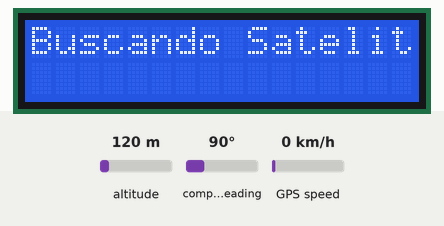
A sketch run on a simulated Arduino Uno, built with avr-gcc and run on an emulated ATmega328P. Shown: 16×2 character LCD. The inputs (shaded band) are chosen by the test bench; at power-on: altitude 120 m, compass heading 90°, GPS speed 0 km/h. The GPS gets a fix after 3 s at 37.7749, -122.4194 with 8 satellites; what the sketch prints to the serial monitor is not drawn.

Above: at 0.1 s.
At 1.1 s:
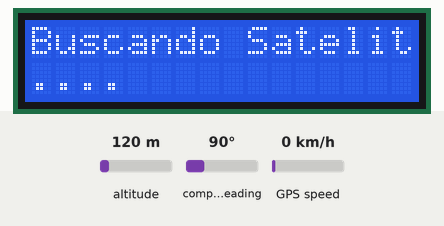
At 4.2 s:
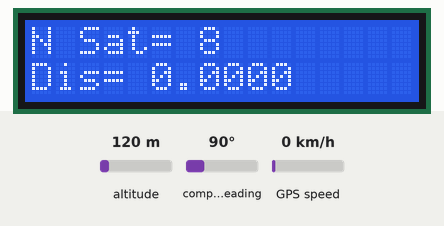

Measured:
- what the display in image 1 shows lasts 3.0 s, from 1.1 s to 4.1 s

The sketch:

LCD_keypad_GPS-DistanciasOK.ino
```cpp
#include <LiquidCrystal.h>    //Funciones del LCD
#include <SoftwareSerial.h>
#include <TinyGPS.h>

TinyGPS gps;
SoftwareSerial softSerial(3, 2);

//Indica a la librería los pines de conexión del shield
LiquidCrystal lcd(8, 9, 4, 5, 6, 7);


//Varables para leer las teclas y el ADC
int lcd_key     = 0;
int adc_key_in  = 0;

//Contantes para identificar las teclas
#define btnDERECHA      0
#define btnARRIBA      1
#define btnABAJO       2
#define btnIZQUIERDA   3
#define btnSELECT      4
#define btnNADA        5

//Función que lee las teclas
int read_LCD_buttons()
{
 adc_key_in = analogRead(0);      // Leer la entrada analógica

 //Las teclas se conectan a un divisor resistivo que produce distintos valores de tensión según la tecla pulsada

 if (adc_key_in > 1000) return btnNADA; //Si no hay ninguna tecla pulsada, sale para demorar menos tiempo

 if (adc_key_in < 50)   return btnDERECHA;
 if (adc_key_in < 195)  return btnARRIBA;
 if (adc_key_in < 380)  return btnABAJO;
 if (adc_key_in < 555)  return btnIZQUIERDA;
 if (adc_key_in < 790)  return btnSELECT;

 return btnNADA;  // No debería llegar aquí, pero por las dudas retorna este valor.
}


void setup() {
  // Inicializaciones
  Serial.begin(115200);
  softSerial.begin(9600);
  lcd.begin(16, 2);                 //LCD de 16 columnas y 2 filas
  lcd.clear();                      //Borrar la pantalla
  lcd.setCursor(0, 0);              //Llevar el cursor al inicio
  lcd.print("Buscando Satelites:");

}

void loop() {
  // Bucle principal del programa
//inizialización de variables
   float flat, flon; //se necesitan en float, por compatibilidad con la libreria TinyGPS
   double dlat,dlon,dlatIni,dlonIni; // Estos son los valores que usaremos
   double distancia=0.0; // distancia inicial,
   bool datosCorrectos=false;

  bool newData = false;
  unsigned long chars;
  unsigned short sentences, failed;
  int seg=5; //numero de segundo entre medidas.
  double minDist=0.003; //distancia minima para que se actualice.
  int contSeg=0; //contador de segundos.

  //bucle infinito, para mantener las variables declaradas
  while(1){
  contSeg++;
  // Intentar recibir secuencia durante un segundo
  for (unsigned long start = millis(); millis() - start < 1000;)
  {
    while (softSerial.available())
    {
      char c = softSerial.read();
      if (gps.encode(c)) // Nueva secuencia recibida
        newData = true;
    }
  }
 lcd.clear();
 //si hay datos los mostramos
  if (newData)
  {
    int satelites=gps.satellites();
    unsigned long age;
    gps.f_get_position(&flat, &flon, &age);
    //flat == TinyGPS::GPS_INVALID_F_ANGLE ? 0.0 : flat;
    //flon == TinyGPS::GPS_INVALID_F_ANGLE ? 0.0 : flon;

    //convertimos las coordenadas a doble y radianes, para poder trabajar con las funciones matemticas.
    dlat=deg2rad((double)flat);
    dlon=deg2rad((double)flon);
    if(!datosCorrectos){
         dlatIni=dlat;
         dlonIni=dlon;
         //dlatIni=35.3;
         //dlonIni=-6;
         datosCorrectos=true;
      }else{
        if(contSeg>seg){
          contSeg=0;
          double incremento=caculaDistancia(dlatIni,dlonIni,dlat,dlon);
          Serial.println(incremento,6);
          //Si la distancia supera el minimo, actualizamos el total, y las coordenadas
          if(incremento>minDist){
              distancia+=incremento;
              dlatIni=dlat;
              dlonIni=dlon;
            }
        }
      }


    lcd.setCursor(0, 0);              //Llevar el cursor al inicio
    lcd.print("N Sat=");
    lcd.setCursor(7, 0);
    lcd.print(satelites);
    Serial.print("LAT=");
    Serial.print(flat,6);


    lcd.setCursor(0, 1);              //Llevar el cursor al inicio
    lcd.print("Dis=");
    lcd.setCursor(5, 1);
    lcd.print(distancia,4);
    Serial.print(" LON=");
    Serial.print(flon,6);


    Serial.print(" SAT=");
    Serial.println(satelites);
    Serial.print("Distancia: ");
    Serial.println(distancia,6);
    Serial.println(" ");
   // Serial.println(gps.satellites() == TinyGPS::GPS_INVALID_SATELLITES ? 0 : gps.satellites());


    /*
    lcd.setCursor(0,1);            // Lleva el cursor al inicio de la segunda linea
    lcd.print(gps.satellites() == TinyGPS::GPS_INVALID_SATELLITES ? 0 : gps.satellites());
    */


  }else{
    lcd.setCursor(0, 0);              //Llevar el cursor al inicio
  lcd.print("Buscando Satelites:");
  lcd.setCursor(0, 1);              //Llevar el cursor al inicio
  lcd.print("....");
  Serial.print(".");
    }
  }
}


double caculaDistancia(double latIni,double lonIni,double lat,double lon){
  double radio = 6372.795;
  double dlat= latIni-lat;
  double dlon= lonIni-lon;
  double a=(sin(dlat/2)*sin(dlat/2))+(cos(latIni)*cos(lat)*sin(dlon/2)*sin(dlon/2));
  double c=2*atan2(sqrt(a),sqrt(1-a));
  double distancia=radio*c;
  return distancia;
  }

  double deg2rad(double deg){
    double rad= deg*PI/180;
    return rad;
  }
```
